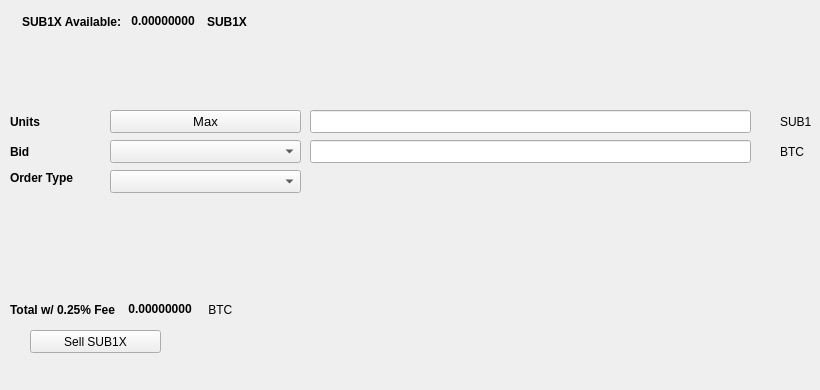
   <widget class="QWidget" name="SellTab">
    <attribute name="title">
     <string>Sell</string>
    </attribute>
    <widget class="QLabel" name="label_16">
     <property name="geometry">
      <rect>
       <x>780</x>
       <y>140</y>
       <width>31</width>
       <height>23</height>
      </rect>
     </property>
     <property name="text">
      <string>BTC</string>
     </property>
    </widget>
    <widget class="QComboBox" name="SellBidcomboBox">
     <property name="geometry">
      <rect>
       <x>110</x>
       <y>140</y>
       <width>191</width>
       <height>23</height>
      </rect>
     </property>
     <property name="font">
      <font>
       <pointsize>10</pointsize>
      </font>
     </property>
    </widget>
    <widget class="QLabel" name="label_18">
     <property name="geometry">
      <rect>
       <x>10</x>
       <y>110</y>
       <width>46</width>
       <height>23</height>
      </rect>
     </property>
     <property name="font">
      <font>
       <weight>75</weight>
       <bold>true</bold>
      </font>
     </property>
     <property name="text">
      <string>Units</string>
     </property>
    </widget>
    <widget class="QPushButton" name="Sell_Max_Amount">
     <property name="geometry">
      <rect>
       <x>110</x>
       <y>110</y>
       <width>191</width>
       <height>23</height>
      </rect>
     </property>
     <property name="font">
      <font>
       <pointsize>10</pointsize>
      </font>
     </property>
     <property name="text">
      <string>Max</string>
     </property>
    </widget>
    <widget class="QLabel" name="label_20">
     <property name="geometry">
      <rect>
       <x>10</x>
       <y>170</y>
       <width>91</width>
       <height>16</height>
      </rect>
     </property>
     <property name="font">
      <font>
       <weight>75</weight>
       <bold>true</bold>
      </font>
     </property>
     <property name="text">
      <string>Order Type</string>
     </property>
    </widget>
    <widget class="QComboBox" name="SellOrdertypeCombo">
     <property name="geometry">
      <rect>
       <x>110</x>
       <y>170</y>
       <width>191</width>
       <height>23</height>
      </rect>
     </property>
     <property name="font">
      <font>
       <pointsize>10</pointsize>
      </font>
     </property>
    </widget>
    <widget class="QLabel" name="label_21">
     <property name="geometry">
      <rect>
       <x>10</x>
       <y>140</y>
       <width>46</width>
       <height>23</height>
      </rect>
     </property>
     <property name="font">
      <font>
       <weight>75</weight>
       <bold>true</bold>
      </font>
     </property>
     <property name="text">
      <string>Bid</string>
     </property>
    </widget>
    <widget class="QLabel" name="label_22">
     <property name="geometry">
      <rect>
       <x>780</x>
       <y>110</y>
       <width>31</width>
       <height>23</height>
      </rect>
     </property>
     <property name="text">
      <string>SUB1X</string>
     </property>
    </widget>
    <widget class="QLineEdit" name="UnitsInputSUB1X">
     <property name="geometry">
      <rect>
       <x>310</x>
       <y>110</y>
       <width>441</width>
       <height>23</height>
      </rect>
     </property>
     <property name="font">
      <font>
       <pointsize>9</pointsize>
       <weight>75</weight>
       <bold>true</bold>
      </font>
     </property>
    </widget>
    <widget class="QLineEdit" name="SellBidPriceEdit">
     <property name="geometry">
      <rect>
       <x>310</x>
       <y>140</y>
       <width>441</width>
       <height>23</height>
      </rect>
     </property>
     <property name="font">
      <font>
       <pointsize>9</pointsize>
       <weight>75</weight>
       <bold>true</bold>
      </font>
     </property>
    </widget>
    <widget class="QPushButton" name="SellSUB1XBTN">
     <property name="geometry">
      <rect>
       <x>30</x>
       <y>330</y>
       <width>131</width>
       <height>23</height>
      </rect>
     </property>
     <property name="text">
      <string>Sell SUB1X</string>
     </property>
     <property name="icon">
      <iconset resource="../sub1x">
       <normaloff>:/icons/bitcoin</normaloff>:/icons/bitcoin</iconset>
     </property>
    </widget>
    <widget class="QWidget" name="layoutWidget3">
     <property name="geometry">
      <rect>
       <x>22</x>
       <y>12</y>
       <width>258</width>
       <height>19</height>
      </rect>
     </property>
     <layout class="QHBoxLayout" name="horizontalLayout">
      <item>
       <widget class="QLabel" name="label232_2">
        <property name="font">
         <font>
          <weight>75</weight>
          <bold>true</bold>
         </font>
        </property>
        <property name="text">
         <string>SUB1X Available:</string>
        </property>
       </widget>
      </item>
      <item>
       <widget class="QLabel" name="SUB1XAvailableLabel">
        <property name="palette">
         <palette>
          <active>
           <colorrole role="WindowText">
            <brush brushstyle="SolidPattern">
             <color alpha="255">
              <red>0</red>
              <green>0</green>
              <blue>0</blue>
             </color>
            </brush>
           </colorrole>
           <colorrole role="Button">
            <brush brushstyle="SolidPattern">
             <color alpha="255">
              <red>0</red>
              <green>170</green>
              <blue>0</blue>
             </color>
            </brush>
           </colorrole>
           <colorrole role="Light">
            <brush brushstyle="SolidPattern">
             <color alpha="255">
              <red>0</red>
              <green>255</green>
              <blue>0</blue>
             </color>
            </brush>
           </colorrole>
           <colorrole role="Midlight">
            <brush brushstyle="SolidPattern">
             <color alpha="255">
              <red>0</red>
              <green>212</green>
              <blue>0</blue>
             </color>
            </brush>
           </colorrole>
           <colorrole role="Dark">
            <brush brushstyle="SolidPattern">
             <color alpha="255">
              <red>0</red>
              <green>85</green>
              <blue>0</blue>
             </color>
            </brush>
           </colorrole>
           <colorrole role="Mid">
            <brush brushstyle="SolidPattern">
             <color alpha="255">
              <red>0</red>
              <green>113</green>
              <blue>0</blue>
             </color>
            </brush>
           </colorrole>
           <colorrole role="Text">
            <brush brushstyle="SolidPattern">
             <color alpha="255">
              <red>0</red>
              <green>170</green>
              <blue>0</blue>
             </color>
            </brush>
           </colorrole>
           <colorrole role="BrightText">
            <brush brushstyle="SolidPattern">
             <color alpha="255">
              <red>255</red>
              <green>255</green>
              <blue>255</blue>
             </color>
            </brush>
           </colorrole>
           <colorrole role="ButtonText">
            <brush brushstyle="SolidPattern">
             <color alpha="255">
              <red>0</red>
              <green>0</green>
              <blue>0</blue>
             </color>
            </brush>
           </colorrole>
           <colorrole role="Base">
            <brush brushstyle="SolidPattern">
             <color alpha="255">
              <red>255</red>
              <green>255</green>
              <blue>255</blue>
             </color>
            </brush>
           </colorrole>
           <colorrole role="Window">
            <brush brushstyle="SolidPattern">
             <color alpha="255">
              <red>0</red>
              <green>170</green>
              <blue>0</blue>
             </color>
            </brush>
           </colorrole>
           <colorrole role="Shadow">
            <brush brushstyle="SolidPattern">
             <color alpha="255">
              <red>0</red>
              <green>0</green>
              <blue>0</blue>
             </color>
            </brush>
           </colorrole>
           <colorrole role="AlternateBase">
            <brush brushstyle="SolidPattern">
             <color alpha="255">
              <red>127</red>
              <green>212</green>
              <blue>127</blue>
             </color>
            </brush>
           </colorrole>
           <colorrole role="ToolTipBase">
            <brush brushstyle="SolidPattern">
             <color alpha="255">
              <red>255</red>
              <green>255</green>
              <blue>220</blue>
             </color>
            </brush>
           </colorrole>
           <colorrole role="ToolTipText">
            <brush brushstyle="SolidPattern">
             <color alpha="255">
              <red>0</red>
              <green>0</green>
              <blue>0</blue>
             </color>
            </brush>
           </colorrole>
          </active>
          <inactive>
           <colorrole role="WindowText">
            <brush brushstyle="SolidPattern">
             <color alpha="255">
              <red>0</red>
              <green>0</green>
              <blue>0</blue>
             </color>
            </brush>
           </colorrole>
           <colorrole role="Button">
            <brush brushstyle="SolidPattern">
             <color alpha="255">
              <red>0</red>
              <green>170</green>
              <blue>0</blue>
             </color>
            </brush>
           </colorrole>
           <colorrole role="Light">
            <brush brushstyle="SolidPattern">
             <color alpha="255">
              <red>0</red>
              <green>255</green>
              <blue>0</blue>
             </color>
            </brush>
           </colorrole>
           <colorrole role="Midlight">
            <brush brushstyle="SolidPattern">
             <color alpha="255">
              <red>0</red>
              <green>212</green>
              <blue>0</blue>
             </color>
            </brush>
           </colorrole>
           <colorrole role="Dark">
            <brush brushstyle="SolidPattern">
             <color alpha="255">
              <red>0</red>
              <green>85</green>
              <blue>0</blue>
             </color>
            </brush>
           </colorrole>
           <colorrole role="Mid">
            <brush brushstyle="SolidPattern">
             <color alpha="255">
              <red>0</red>
              <green>113</green>
              <blue>0</blue>
             </color>
            </brush>
           </colorrole>
           <colorrole role="Text">
            <brush brushstyle="SolidPattern">
             <color alpha="255">
              <red>0</red>
              <green>170</green>
              <blue>0</blue>
             </color>
            </brush>
           </colorrole>
           <colorrole role="BrightText">
            <brush brushstyle="SolidPattern">
             <color alpha="255">
              <red>255</red>
              <green>255</green>
              <blue>255</blue>
             </color>
            </brush>
           </colorrole>
           <colorrole role="ButtonText">
            <brush brushstyle="SolidPattern">
             <color alpha="255">
              <red>0</red>
              <green>0</green>
              <blue>0</blue>
             </color>
            </brush>
           </colorrole>
           <colorrole role="Base">
            <brush brushstyle="SolidPattern">
             <color alpha="255">
              <red>255</red>
              <green>255</green>
              <blue>255</blue>
             </color>
            </brush>
           </colorrole>
           <colorrole role="Window">
            <brush brushstyle="SolidPattern">
             <color alpha="255">
              <red>0</red>
              <green>170</green>
              <blue>0</blue>
             </color>
            </brush>
           </colorrole>
           <colorrole role="Shadow">
            <brush brushstyle="SolidPattern">
             <color alpha="255">
              <red>0</red>
              <green>0</green>
              <blue>0</blue>
             </color>
            </brush>
           </colorrole>
           <colorrole role="AlternateBase">
            <brush brushstyle="SolidPattern">
             <color alpha="255">
              <red>127</red>
              <green>212</green>
              <blue>127</blue>
             </color>
            </brush>
           </colorrole>
           <colorrole role="ToolTipBase">
            <brush brushstyle="SolidPattern">
             <color alpha="255">
              <red>255</red>
              <green>255</green>
              <blue>220</blue>
             </color>
            </brush>
           </colorrole>
           <colorrole role="ToolTipText">
            <brush brushstyle="SolidPattern">
             <color alpha="255">
              <red>0</red>
              <green>0</green>
              <blue>0</blue>
             </color>
            </brush>
           </colorrole>
          </inactive>
          <disabled>
           <colorrole role="WindowText">
            <brush brushstyle="SolidPattern">
             <color alpha="255">
              <red>0</red>
              <green>85</green>
              <blue>0</blue>
             </color>
            </brush>
           </colorrole>
           <colorrole role="Button">
            <brush brushstyle="SolidPattern">
             <color alpha="255">
              <red>0</red>
              <green>170</green>
              <blue>0</blue>
             </color>
            </brush>
           </colorrole>
           <colorrole role="Light">
            <brush brushstyle="SolidPattern">
             <color alpha="255">
              <red>0</red>
              <green>255</green>
              <blue>0</blue>
             </color>
            </brush>
           </colorrole>
           <colorrole role="Midlight">
            <brush brushstyle="SolidPattern">
             <color alpha="255">
              <red>0</red>
              <green>212</green>
              <blue>0</blue>
             </color>
            </brush>
           </colorrole>
           <colorrole role="Dark">
            <brush brushstyle="SolidPattern">
             <color alpha="255">
              <red>0</red>
              <green>85</green>
              <blue>0</blue>
             </color>
            </brush>
           </colorrole>
           <colorrole role="Mid">
            <brush brushstyle="SolidPattern">
             <color alpha="255">
              <red>0</red>
              <green>113</green>
              <blue>0</blue>
             </color>
            </brush>
           </colorrole>
           <colorrole role="Text">
            <brush brushstyle="SolidPattern">
             <color alpha="255">
              <red>0</red>
              <green>85</green>
              <blue>0</blue>
             </color>
            </brush>
           </colorrole>
           <colorrole role="BrightText">
            <brush brushstyle="SolidPattern">
             <color alpha="255">
              <red>255</red>
              <green>255</green>
              <blue>255</blue>
             </color>
            </brush>
           </colorrole>
           <colorrole role="ButtonText">
            <brush brushstyle="SolidPattern">
             <color alpha="255">
              <red>0</red>
              <green>85</green>
              <blue>0</blue>
             </color>
            </brush>
           </colorrole>
           <colorrole role="Base">
            <brush brushstyle="SolidPattern">
             <color alpha="255">
              <red>0</red>
              <green>170</green>
              <blue>0</blue>
             </color>
            </brush>
           </colorrole>
           <colorrole role="Window">
            <brush brushstyle="SolidPattern">
             <color alpha="255">
              <red>0</red>
              <green>170</green>
              <blue>0</blue>
             </color>
            </brush>
           </colorrole>
           <colorrole role="Shadow">
            <brush brushstyle="SolidPattern">
             <color alpha="255">
              <red>0</red>
              <green>0</green>
              <blue>0</blue>
             </color>
            </brush>
           </colorrole>
           <colorrole role="AlternateBase">
            <brush brushstyle="SolidPattern">
             <color alpha="255">
              <red>0</red>
              <green>170</green>
              <blue>0</blue>
             </color>
            </brush>
           </colorrole>
           <colorrole role="ToolTipBase">
            <brush brushstyle="SolidPattern">
             <color alpha="255">
              <red>255</red>
              <green>255</green>
              <blue>220</blue>
             </color>
            </brush>
           </colorrole>
           <colorrole role="ToolTipText">
            <brush brushstyle="SolidPattern">
             <color alpha="255">
              <red>0</red>
              <green>0</green>
              <blue>0</blue>
             </color>
            </brush>
           </colorrole>
          </disabled>
         </palette>
        </property>
        <property name="font">
         <font>
          <weight>75</weight>
          <bold>true</bold>
         </font>
        </property>
        <property name="text">
         <string> 0.00000000 </string>
        </property>
        <property name="textInteractionFlags">
         <set>Qt::LinksAccessibleByMouse|Qt::TextSelectableByKeyboard|Qt::TextSelectableByMouse</set>
        </property>
       </widget>
      </item>
      <item>
       <widget class="QLabel" name="labelSUB1X">
        <property name="font">
         <font>
          <weight>75</weight>
          <bold>true</bold>
         </font>
        </property>
        <property name="text">
         <string>SUB1X</string>
        </property>
       </widget>
      </item>
     </layout>
    </widget>
    <widget class="QWidget" name="layoutWidget">
     <property name="geometry">
      <rect>
       <x>10</x>
       <y>300</y>
       <width>268</width>
       <height>19</height>
      </rect>
     </property>
     <layout class="QHBoxLayout" name="horizontalLayout_2">
      <item>
       <widget class="QLabel" name="label_19">
        <property name="font">
         <font>
          <weight>75</weight>
          <bold>true</bold>
         </font>
        </property>
        <property name="text">
         <string>Total w/ 0.25% Fee </string>
        </property>
       </widget>
      </item>
      <item>
       <widget class="QLabel" name="SellCostLabel">
        <property name="palette">
         <palette>
          <active>
           <colorrole role="WindowText">
            <brush brushstyle="SolidPattern">
             <color alpha="255">
              <red>0</red>
              <green>0</green>
              <blue>0</blue>
             </color>
            </brush>
           </colorrole>
           <colorrole role="Button">
            <brush brushstyle="SolidPattern">
             <color alpha="255">
              <red>0</red>
              <green>170</green>
              <blue>0</blue>
             </color>
            </brush>
           </colorrole>
           <colorrole role="Light">
            <brush brushstyle="SolidPattern">
             <color alpha="255">
              <red>0</red>
              <green>255</green>
              <blue>0</blue>
             </color>
            </brush>
           </colorrole>
           <colorrole role="Midlight">
            <brush brushstyle="SolidPattern">
             <color alpha="255">
              <red>0</red>
              <green>212</green>
              <blue>0</blue>
             </color>
            </brush>
           </colorrole>
           <colorrole role="Dark">
            <brush brushstyle="SolidPattern">
             <color alpha="255">
              <red>0</red>
              <green>85</green>
              <blue>0</blue>
             </color>
            </brush>
           </colorrole>
           <colorrole role="Mid">
            <brush brushstyle="SolidPattern">
             <color alpha="255">
              <red>0</red>
              <green>113</green>
              <blue>0</blue>
             </color>
            </brush>
           </colorrole>
           <colorrole role="Text">
            <brush brushstyle="SolidPattern">
             <color alpha="255">
              <red>0</red>
              <green>170</green>
              <blue>0</blue>
             </color>
            </brush>
           </colorrole>
           <colorrole role="BrightText">
            <brush brushstyle="SolidPattern">
             <color alpha="255">
              <red>255</red>
              <green>255</green>
              <blue>255</blue>
             </color>
            </brush>
           </colorrole>
           <colorrole role="ButtonText">
            <brush brushstyle="SolidPattern">
             <color alpha="255">
              <red>0</red>
              <green>0</green>
              <blue>0</blue>
             </color>
            </brush>
           </colorrole>
           <colorrole role="Base">
            <brush brushstyle="SolidPattern">
             <color alpha="255">
              <red>255</red>
              <green>255</green>
              <blue>255</blue>
             </color>
            </brush>
           </colorrole>
           <colorrole role="Window">
            <brush brushstyle="SolidPattern">
             <color alpha="255">
              <red>0</red>
              <green>170</green>
              <blue>0</blue>
             </color>
            </brush>
           </colorrole>
           <colorrole role="Shadow">
            <brush brushstyle="SolidPattern">
             <color alpha="255">
              <red>0</red>
              <green>0</green>
              <blue>0</blue>
             </color>
            </brush>
           </colorrole>
           <colorrole role="AlternateBase">
            <brush brushstyle="SolidPattern">
             <color alpha="255">
              <red>127</red>
              <green>212</green>
              <blue>127</blue>
             </color>
            </brush>
           </colorrole>
           <colorrole role="ToolTipBase">
            <brush brushstyle="SolidPattern">
             <color alpha="255">
              <red>255</red>
              <green>255</green>
              <blue>220</blue>
             </color>
            </brush>
           </colorrole>
           <colorrole role="ToolTipText">
            <brush brushstyle="SolidPattern">
             <color alpha="255">
              <red>0</red>
              <green>0</green>
              <blue>0</blue>
             </color>
            </brush>
           </colorrole>
          </active>
          <inactive>
           <colorrole role="WindowText">
            <brush brushstyle="SolidPattern">
             <color alpha="255">
              <red>0</red>
              <green>0</green>
              <blue>0</blue>
             </color>
            </brush>
           </colorrole>
           <colorrole role="Button">
            <brush brushstyle="SolidPattern">
             <color alpha="255">
              <red>0</red>
              <green>170</green>
              <blue>0</blue>
             </color>
            </brush>
           </colorrole>
           <colorrole role="Light">
            <brush brushstyle="SolidPattern">
             <color alpha="255">
              <red>0</red>
              <green>255</green>
              <blue>0</blue>
             </color>
            </brush>
           </colorrole>
           <colorrole role="Midlight">
            <brush brushstyle="SolidPattern">
             <color alpha="255">
              <red>0</red>
              <green>212</green>
              <blue>0</blue>
             </color>
            </brush>
           </colorrole>
           <colorrole role="Dark">
            <brush brushstyle="SolidPattern">
             <color alpha="255">
              <red>0</red>
              <green>85</green>
              <blue>0</blue>
             </color>
            </brush>
           </colorrole>
           <colorrole role="Mid">
            <brush brushstyle="SolidPattern">
             <color alpha="255">
              <red>0</red>
              <green>113</green>
              <blue>0</blue>
             </color>
            </brush>
           </colorrole>
           <colorrole role="Text">
            <brush brushstyle="SolidPattern">
             <color alpha="255">
              <red>0</red>
              <green>170</green>
              <blue>0</blue>
             </color>
            </brush>
           </colorrole>
           <colorrole role="BrightText">
            <brush brushstyle="SolidPattern">
             <color alpha="255">
              <red>255</red>
              <green>255</green>
              <blue>255</blue>
             </color>
            </brush>
           </colorrole>
           <colorrole role="ButtonText">
            <brush brushstyle="SolidPattern">
             <color alpha="255">
              <red>0</red>
              <green>0</green>
              <blue>0</blue>
             </color>
            </brush>
           </colorrole>
           <colorrole role="Base">
            <brush brushstyle="SolidPattern">
             <color alpha="255">
              <red>255</red>
              <green>255</green>
              <blue>255</blue>
             </color>
            </brush>
           </colorrole>
           <colorrole role="Window">
            <brush brushstyle="SolidPattern">
             <color alpha="255">
              <red>0</red>
              <green>170</green>
              <blue>0</blue>
             </color>
            </brush>
           </colorrole>
           <colorrole role="Shadow">
            <brush brushstyle="SolidPattern">
             <color alpha="255">
              <red>0</red>
              <green>0</green>
              <blue>0</blue>
             </color>
            </brush>
           </colorrole>
           <colorrole role="AlternateBase">
            <brush brushstyle="SolidPattern">
             <color alpha="255">
              <red>127</red>
              <green>212</green>
              <blue>127</blue>
             </color>
            </brush>
           </colorrole>
           <colorrole role="ToolTipBase">
            <brush brushstyle="SolidPattern">
             <color alpha="255">
              <red>255</red>
              <green>255</green>
              <blue>220</blue>
             </color>
            </brush>
           </colorrole>
           <colorrole role="ToolTipText">
            <brush brushstyle="SolidPattern">
             <color alpha="255">
              <red>0</red>
              <green>0</green>
              <blue>0</blue>
             </color>
            </brush>
           </colorrole>
          </inactive>
          <disabled>
           <colorrole role="WindowText">
            <brush brushstyle="SolidPattern">
             <color alpha="255">
              <red>0</red>
              <green>85</green>
              <blue>0</blue>
             </color>
            </brush>
           </colorrole>
           <colorrole role="Button">
            <brush brushstyle="SolidPattern">
             <color alpha="255">
              <red>0</red>
              <green>170</green>
              <blue>0</blue>
             </color>
            </brush>
           </colorrole>
           <colorrole role="Light">
            <brush brushstyle="SolidPattern">
             <color alpha="255">
              <red>0</red>
              <green>255</green>
              <blue>0</blue>
             </color>
            </brush>
           </colorrole>
           <colorrole role="Midlight">
            <brush brushstyle="SolidPattern">
             <color alpha="255">
              <red>0</red>
              <green>212</green>
              <blue>0</blue>
             </color>
            </brush>
           </colorrole>
           <colorrole role="Dark">
            <brush brushstyle="SolidPattern">
             <color alpha="255">
              <red>0</red>
              <green>85</green>
              <blue>0</blue>
             </color>
            </brush>
           </colorrole>
           <colorrole role="Mid">
            <brush brushstyle="SolidPattern">
             <color alpha="255">
              <red>0</red>
              <green>113</green>
              <blue>0</blue>
             </color>
            </brush>
           </colorrole>
           <colorrole role="Text">
            <brush brushstyle="SolidPattern">
             <color alpha="255">
              <red>0</red>
              <green>85</green>
              <blue>0</blue>
             </color>
            </brush>
           </colorrole>
           <colorrole role="BrightText">
            <brush brushstyle="SolidPattern">
             <color alpha="255">
              <red>255</red>
              <green>255</green>
              <blue>255</blue>
             </color>
            </brush>
           </colorrole>
           <colorrole role="ButtonText">
            <brush brushstyle="SolidPattern">
             <color alpha="255">
              <red>0</red>
              <green>85</green>
              <blue>0</blue>
             </color>
            </brush>
           </colorrole>
           <colorrole role="Base">
            <brush brushstyle="SolidPattern">
             <color alpha="255">
              <red>0</red>
              <green>170</green>
              <blue>0</blue>
             </color>
            </brush>
           </colorrole>
           <colorrole role="Window">
            <brush brushstyle="SolidPattern">
             <color alpha="255">
              <red>0</red>
              <green>170</green>
              <blue>0</blue>
             </color>
            </brush>
           </colorrole>
           <colorrole role="Shadow">
            <brush brushstyle="SolidPattern">
             <color alpha="255">
              <red>0</red>
              <green>0</green>
              <blue>0</blue>
             </color>
            </brush>
           </colorrole>
           <colorrole role="AlternateBase">
            <brush brushstyle="SolidPattern">
             <color alpha="255">
              <red>0</red>
              <green>170</green>
              <blue>0</blue>
             </color>
            </brush>
           </colorrole>
           <colorrole role="ToolTipBase">
            <brush brushstyle="SolidPattern">
             <color alpha="255">
              <red>255</red>
              <green>255</green>
              <blue>220</blue>
             </color>
            </brush>
           </colorrole>
           <colorrole role="ToolTipText">
            <brush brushstyle="SolidPattern">
             <color alpha="255">
              <red>0</red>
              <green>0</green>
              <blue>0</blue>
             </color>
            </brush>
           </colorrole>
          </disabled>
         </palette>
        </property>
        <property name="font">
         <font>
          <weight>75</weight>
          <bold>true</bold>
         </font>
        </property>
        <property name="autoFillBackground">
         <bool>false</bool>
        </property>
        <property name="text">
         <string> 0.00000000</string>
        </property>
        <property name="textInteractionFlags">
         <set>Qt::LinksAccessibleByMouse|Qt::TextSelectableByMouse</set>
        </property>
       </widget>
      </item>
      <item>
       <widget class="QLabel" name="label_17">
        <property name="font">
         <font>
          <weight>50</weight>
          <bold>false</bold>
         </font>
        </property>
        <property name="text">
         <string> BTC</string>
        </property>
       </widget>
      </item>
     </layout>
    </widget>
    <widget class="QLabel" name="label_23">
     <property name="geometry">
      <rect>
       <x>460</x>
       <y>300</y>
       <width>281</width>
       <height>81</height>
      </rect>
     </property>
     <property name="text">
      <string/>
     </property>
     <property name="pixmap">
      <pixmap>:/images/bittrex</pixmap>
     </property>
    </widget>
   </widget>
